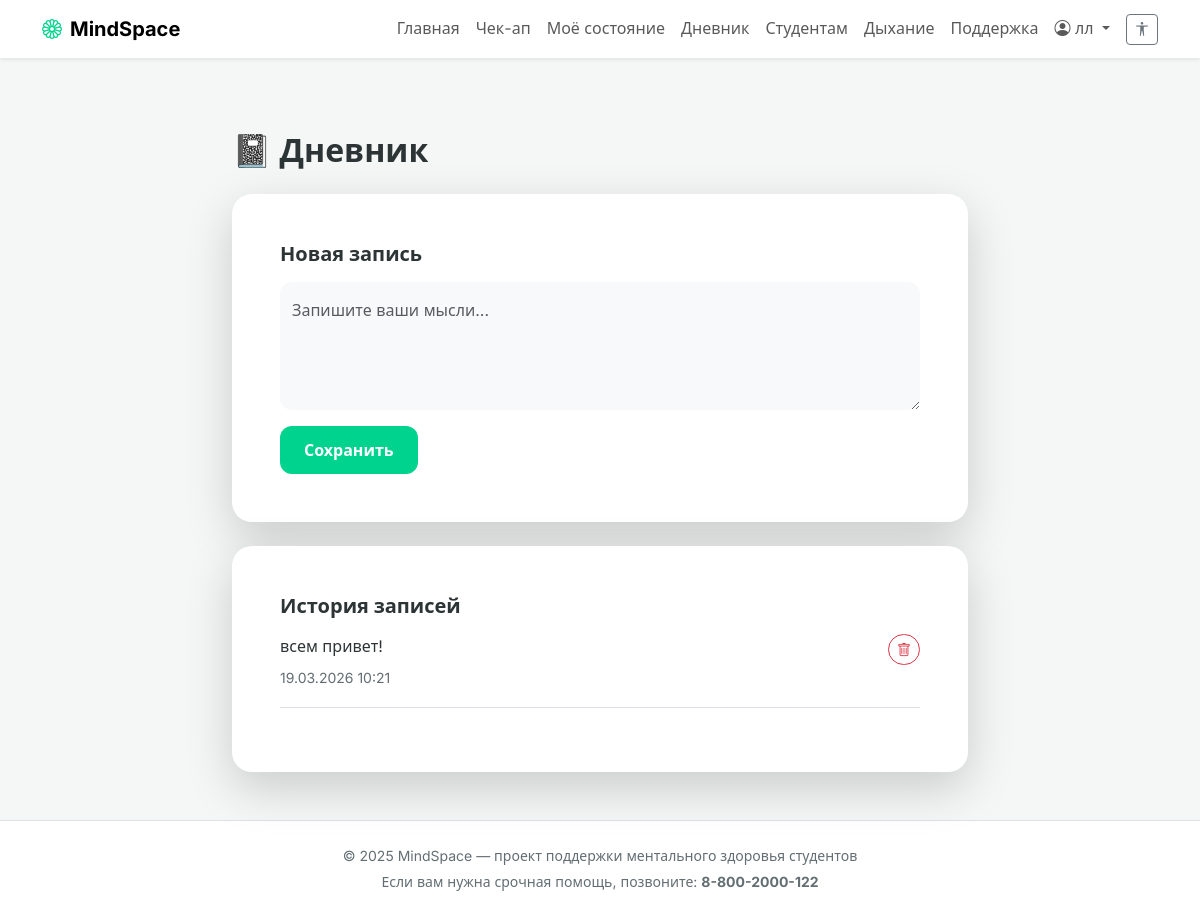
The page /journal (signed in) on the database its author committed.
### models.py (models this page shows, shortened)
class User(UserMixin, db.Model):
    __tablename__ = 'users'
    id = db.Column(db.Integer, primary_key=True)
    username = db.Column(db.String(64), unique=True, nullable=False)
    email = db.Column(db.String(120), unique=True, nullable=False)
    password_hash = db.Column(db.String(128), nullable=False)
    created_at = db.Column(db.DateTime, default=novosibirsk_time)
    checkups = db.relationship('Checkup', backref='user', lazy='dynamic')
    journal_entries = db.relationship('JournalEntry', backref='user', lazy='dynamic')

class JournalEntry(db.Model):
    __tablename__ = 'journal_entries'
    id = db.Column(db.Integer, primary_key=True)
    user_id = db.Column(db.Integer, db.ForeignKey('users.id'), nullable=False)
    date = db.Column(db.DateTime, default=novosibirsk_time)
    text = db.Column(db.Text, nullable=False)

### app.py (the view)
@app.route('/journal', methods=['GET', 'POST'])
@login_required
def journal():
    form = JournalForm()
    if form.validate_on_submit():
        entry = JournalEntry(user_id=current_user.id, text=form.text.data)
        db.session.add(entry)
        db.session.commit()
        flash('Запись добавлена', 'success')
        return redirect(url_for('journal'))
    entries = JournalEntry.query.filter_by(user_id=current_user.id).order_by(JournalEntry.date.desc()).limit(10).all()
    return render_template('journal.html', form=form, entries=entries)

### forms.py
class JournalForm(FlaskForm):
    text = TextAreaField('Новая запись', validators=[DataRequired()])
    submit = SubmitField('Сохранить')

### app.py (called while the page is built)
@app.context_processor
def inject_timezone():
    return dict(tz=pytz.timezone('Asia/Novosibirsk'))

@login_manager.user_loader
def load_user(user_id):
    return User.query.get(int(user_id))

### templates/journal.html (shortened to what this page needs)
{% extends "base.html" %}
{% block content %}
<div class="row justify-content-center">
    <div class="col-lg-8">
        <h2 class="fw-bold mb-4">📓 Дневник</h2>
        <div class="card border-0 shadow-lg mb-4">
            <div class="card-body p-4">
                <h5 class="fw-bold mb-3">Новая запись</h5>
                <form method="post">
                    <div class="mb-3">
                        {{ form.text(class="form-control border-0 bg-light py-3", rows=4, style="border-radius: 12px;",
                        placeholder="Запишите ваши мысли...") }}
                    </div>
                    {{ form.submit(class="btn btn-primary rounded-pill px-4 py-2") }}
                </form>
            </div>
        </div>
        <div class="card border-0 shadow-lg">
            <div class="card-body p-4">
                <h5 class="fw-bold mb-3">История записей</h5>
                {% if entries %}
                {% for entry in entries %}
                <div class="border-bottom pb-3 mb-3">
                    <div class="d-flex justify-content-between align-items-start">
                        <p class="mb-1">{{ entry.text }}</p>
                        <form action="{{ url_for('delete_journal_entry', entry_id=entry.id) }}" method="POST"
                            class="ms-3">
                            <button type="submit" class="btn btn-sm btn-outline-danger rounded-pill"
                                onclick="return confirm('Удалить запись?');">
                                <i class="bi bi-trash"></i>
                            </button>
                        </form>
                    </div>
                    <small class="text-muted">{{ entry.date.strftime('%d.%m.%Y %H:%M') }}</small>
                </div>
                {% endfor %}
                {% else %}
                <p class="text-muted">Пока нет записей. Попробуйте написать что-нибудь.</p>
                {% endif %}
            </div>
        </div>
    </div>
</div>
{% endblock %}

### templates/base.html (shortened to what this page needs)
<!DOCTYPE html>
<html lang="ru">
<head>
    <link href="https://cdn.jsdelivr.net/npm/bootstrap@5.3.0/dist/css/bootstrap.min.css" rel="stylesheet">
    <link rel="stylesheet" href="https://cdn.jsdelivr.net/npm/bootstrap-icons@1.11.3/font/bootstrap-icons.min.css">
    <link rel="stylesheet" href="{{ url_for('static', filename='css/style.css') }}">
</head>
<body>
    <nav class="navbar navbar-expand-lg fixed-top bg-white shadow-sm py-2">
        <div class="container">
            <a class="navbar-brand fw-bold" href="{{ url_for('index') }}">
                <i class="bi bi-flower1 me-2" style="color: var(--primary);"></i>MindSpace
            </a>
            <div class="collapse navbar-collapse" id="navbarNav">
                <ul class="navbar-nav ms-auto align-items-center">
                    {% if current_user.is_authenticated %}
                    <li class="nav-item"><a class="nav-link" href="{{ url_for('index') }}">Главная</a></li>
                    <li class="nav-item"><a class="nav-link" href="{{ url_for('checkup') }}">Чек-ап</a></li>
                    <li class="nav-item"><a class="nav-link" href="{{ url_for('my_state') }}">Моё состояние</a></li>
                    <li class="nav-item"><a class="nav-link" href="{{ url_for('journal') }}">Дневник</a></li>
                    <li class="nav-item"><a class="nav-link" href="{{ url_for('student') }}">Студентам</a></li>
                    <li class="nav-item"><a class="nav-link" href="{{ url_for('breathing') }}">Дыхание</a></li>
                    <li class="nav-item"><a class="nav-link" href="{{ url_for('support') }}">Поддержка</a></li>
                    <li class="nav-item dropdown">
                        <a class="nav-link dropdown-toggle" href="#" role="button" data-bs-toggle="dropdown">
                            <i class="bi bi-person-circle"></i> {{ current_user.username }}
                        </a>
                    </li>
                    <li class="nav-item ms-2">
                        <button id="enable-accessibility" class="btn btn-outline-secondary btn-sm"
                            title="Панель доступности">
                            <i class="bi bi-universal-access"></i>
                        </button>
                    </li>
                    {% else %}
                    <li class="nav-item"><a class="nav-link" href="{{ url_for('login') }}">Войти</a></li>
                    <li class="nav-item"><a class="nav-link" href="{{ url_for('register') }}">Регистрация</a></li>
                    {% endif %}
                </ul>
            </div>
        </div>
    </nav>
    <main class="container mt-5 pt-4">
        {% block content %}{% endblock %}
    </main>
    <footer class="mt-5 py-4 bg-white border-top">
        <div class="container text-center text-muted small">
            <p class="mb-1">© 2025 MindSpace — проект поддержки ментального здоровья студентов</p>
            <p class="mb-0">Если вам нужна срочная помощь, позвоните: <strong>8-800-2000-122</strong></p>
        </div>
    </footer>
</body>
</html>

### static/css/style.css (style rules this page uses)
:root { --primary: #00d38d; --bg-color: #f4f7f6; --card-bg: #ffffff; --text-color: #2d3436; --text-muted: #636e72; --border-color: #e9ecef; --font-main: 'Inter', system-ui, sans-serif; --font-size-multiplier: 1; --radius: 20px; --radius-small: 12px; }
html { font-size: calc(16px * var(--font-size-multiplier)); }
body { background-color: var(--bg-color); color: var(--text-color); font-family: var(--font-main); line-height: 1.6; transition: all 0.2s ease; margin: 0; padding-top: 60px; }
.navbar, .accessibility-panel, footer, .card { background-color: var(--card-bg) !important; color: var(--text-color) !important; }
.text-muted { color: var(--text-muted) !important; }
.form-control, .form-label { color: var(--text-color) !important; }
.card { background: var(--card-bg); border: none; border-radius: var(--radius); padding: 1.5rem; transition: transform 0.3s ease, box-shadow 0.3s ease; box-shadow: 0 10px 30px -10px rgba(0, 0, 0, 0.05); }
.btn-primary { background-color: var(--primary) !important; border: none !important; border-radius: 0.75rem !important; padding: 0.75rem 1.5rem !important; font-weight: 600 !important; color: #fff !important; transition: opacity 0.2s; }

### rows shown on the page
User: username "лл"
JournalEntry: text "всем привет!", date "19.03.2026 10:21"
